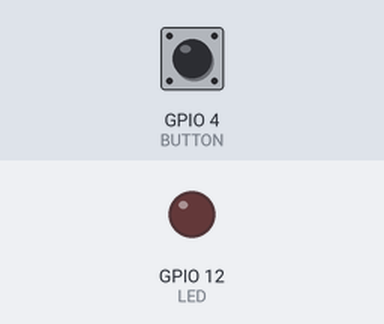
This sketch was run on a simulated ESP32. On the bench: output pins drawn as LEDs (lit = HIGH). Inputs (shaded band) come from the test bench; at power-on: GPIO 4 (BUTTON) HIGH.

Above: at 1.2 s.
1.3 s: GPIO 4 (BUTTON) pulled LOW for 0.15 s
At 2.6 s:
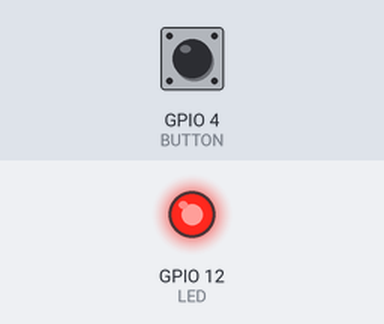
2.9 s: GPIO 4 (BUTTON) pulled LOW for 1 s
At 5.1 s:
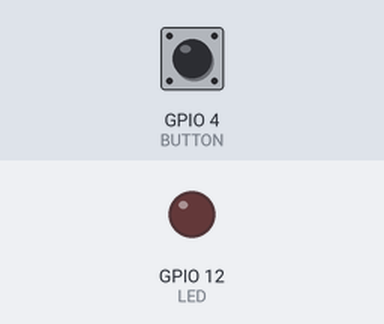
5.4 s: GPIO 4 (BUTTON) pulled LOW for 3.2 s
At 8.9 s:
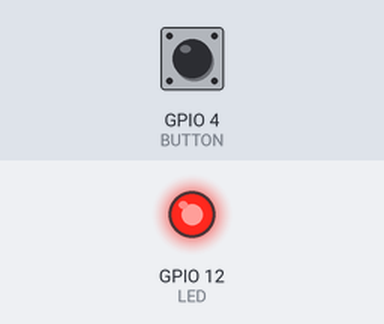
Timing chart, 0 to 10.4 s (numbered marks = the images above; inputs shaded):
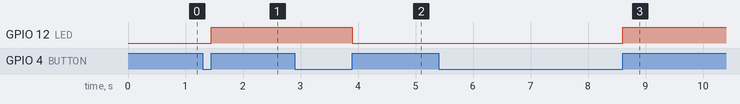

The sketch:

esp32.ino
```cpp
#define LED  12  // The digital pin to which a led is connected.
#define BUTTON 4 // The digital pin to which the button is connected

bool led_value = 0;

void IRAM_ATTR triggr_led(){
  digitalWrite(LED, !digitalRead(LED));
}

void setup() {
  //Pin Setup
  pinMode(LED, OUTPUT);
  pinMode(BUTTON, INPUT_PULLUP);
  //Serial Setup
  Serial.begin(115200);
  //ISR
  attachInterrupt(BUTTON, triggr_led, RISING);


}
void loop() {
  delay(10);
}
```

Measured:
- after the input at 1.3 s, GPIO 12 (LED): LOW → HIGH after 0.15 s
- after the input at 2.9 s, GPIO 12 (LED): HIGH → LOW after 1.0 s
- after the input at 5.4 s, GPIO 12 (LED): LOW → HIGH after 3.2 s
